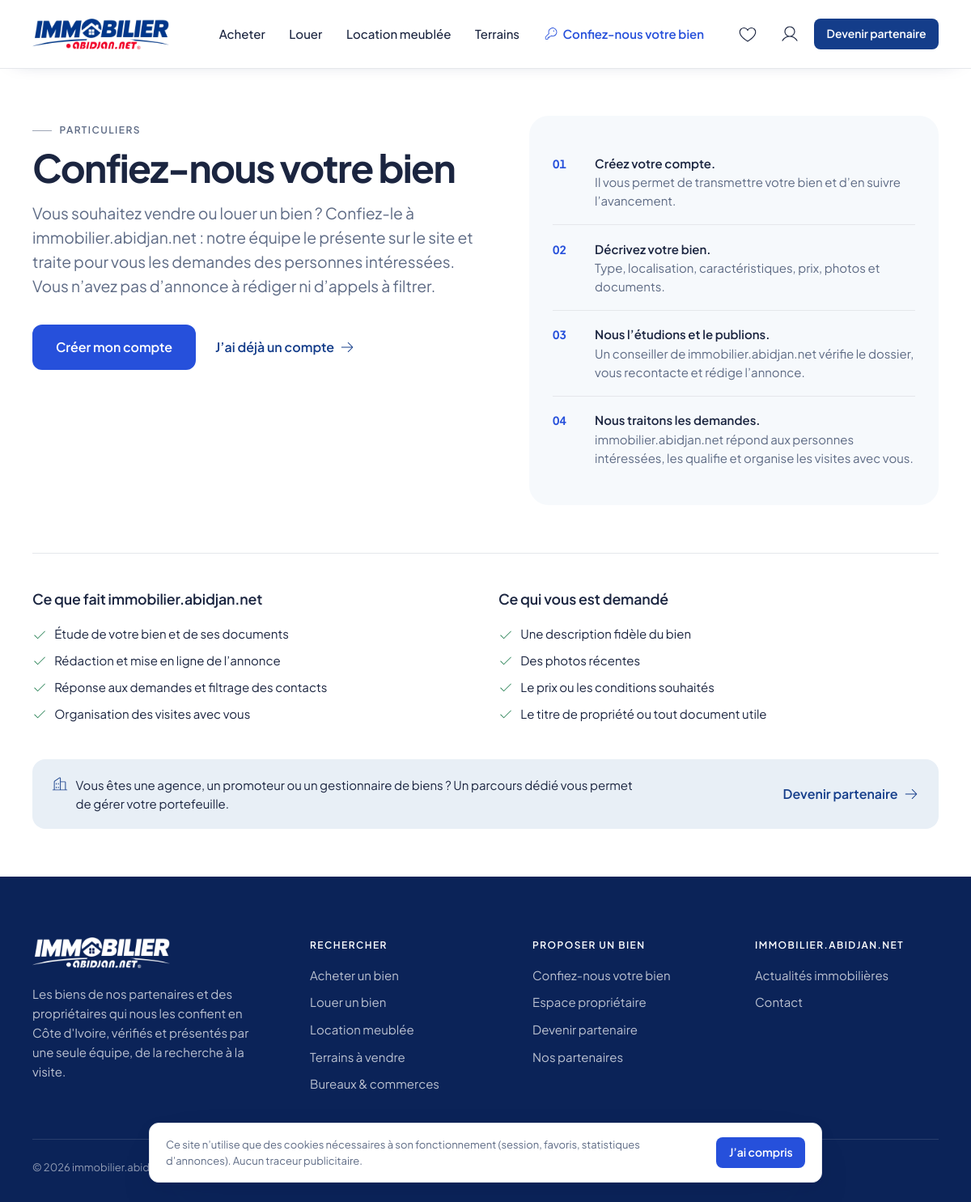
Page /confiez-nous-votre-bien on the committed database.
### tables this page shows
CREATE TABLE sites (
  id                 INT UNSIGNED  NOT NULL AUTO_INCREMENT,
  country_id         INT UNSIGNED  NOT NULL,
  code               VARCHAR(30)   NOT NULL COMMENT 'Identifiant technique (ci, sn…)',
  name               VARCHAR(100)  NOT NULL,
  theme              VARCHAR(50)   NOT NULL DEFAULT 'default',
  default_locale     VARCHAR(10)   NOT NULL DEFAULT 'fr',
  supported_locales  JSON          NULL COMMENT '["fr","en"]',
  contact_email      VARCHAR(190)  NULL,
  contact_phone      VARCHAR(30)   NULL,
  contact_whatsapp   VARCHAR(30)   NULL,
  address            VARCHAR(255)  NULL,
  latitude           DECIMAL(10,7) NULL COMMENT 'Position de l''éditeur (carte de la page Contact)',
  longitude          DECIMAL(10,7) NULL,
  social_links       JSON          NULL COMMENT '{"facebook": "https://…", …} — réseaux affichés dans le pied de page',
  analytics_id       VARCHAR(40)   NULL COMMENT 'Tag Google (G-… ou UA-…), chargé après consentement, production uniquement',
  status             ENUM('active','maintenance','disabled') NOT NULL DEFAULT 'disabled',
  created_at         DATETIME      NOT NULL DEFAULT CURRENT_TIMESTAMP,
  updated_at         DATETIME      NULL ON UPDATE CURRENT_TIMESTAMP,
  PRIMARY KEY (id),
  UNIQUE KEY uq_sites_code (code),
  KEY idx_sites_country (country_id),
  CONSTRAINT fk_sites_country FOREIGN KEY (country_id) REFERENCES countries (id)
);

CREATE TABLE countries (
  id                 INT UNSIGNED     NOT NULL AUTO_INCREMENT,
  iso2               CHAR(2)          NOT NULL,
  name               VARCHAR(100)     NOT NULL,
  name_translations  JSON             NULL,
  currency_code      CHAR(3)          NOT NULL COMMENT 'ISO 4217 (XOF, XAF, GHS…)',
  currency_symbol    VARCHAR(10)      NOT NULL,
  currency_decimals  TINYINT UNSIGNED NOT NULL DEFAULT 0,
  phone_prefix       VARCHAR(6)       NOT NULL,
  default_locale     VARCHAR(10)      NOT NULL DEFAULT 'fr',
  timezone           VARCHAR(40)      NOT NULL,
  is_active          TINYINT(1)       NOT NULL DEFAULT 0,
  sort_order         SMALLINT         NOT NULL DEFAULT 0,
  created_at         DATETIME         NOT NULL DEFAULT CURRENT_TIMESTAMP,
  updated_at         DATETIME         NULL ON UPDATE CURRENT_TIMESTAMP,
  PRIMARY KEY (id),
  UNIQUE KEY uq_countries_iso2 (iso2)
);

### app/Views/front/pages/owner/landing.php (the view, shortened to what the rows shown need)
<?php
$siteName = site()->name ?? '';
?>
<section class="im-section im-section--tight im-entrust">
  <div class="im-container">
    <div class="im-entrust__hero">
      <div>
        <p class="im-eyebrow"><?= e(__('owner.landing.eyebrow')) ?></p>
        <h1 class="im-h1 im-entrust__title"><?= e(__('owner.landing.title')) ?></h1>
        <p class="im-lead"><?= e(__('owner.landing.lead', ['site' => $siteName])) ?></p>
        <div class="im-entrust__actions">
          <?php if ($user !== null): ?>
          <a class="im-btn im-btn--lg" href="<?= e(url('mon-espace/biens/nouveau')) ?>"><?= icon('key') ?> <?= e(__('owner.landing.cta_submit')) ?></a>
          <a class="im-link" href="<?= e(url('mon-espace')) ?>"><?= e(__('owner.landing.cta_space')) ?> <?= icon('arrow-right', 'im-icon--arrow') ?></a>
          <?php else: ?>
          <a class="im-btn im-btn--lg" href="<?= e(url('mon-espace/inscription')) ?>"><?= e(__('owner.landing.cta_register')) ?></a>
          <a class="im-link" href="<?= e(url('mon-espace/connexion')) ?>"><?= e(__('owner.landing.cta_login')) ?> <?= icon('arrow-right', 'im-icon--arrow') ?></a>
          <?php endif; ?>
        </div>
      </div>
      <ol class="im-entrust__steps">
        <?php foreach (['step_1', 'step_2', 'step_3', 'step_4'] as $index => $key): ?>
        <li>
          <span class="im-entrust__number im-num"><?= e(str_pad((string) ($index + 1), 2, '0', STR_PAD_LEFT)) ?></span>
          <span>
            <strong><?= e(__('owner.landing.' . $key . '_title')) ?></strong>
            <?= e(__('owner.landing.' . $key . '_text', ['site' => $siteName])) ?>
          </span>
        </li>
        <?php endforeach; ?>
      </ol>
    </div>
    <div class="im-entrust__columns">
      <section>
        <h2 class="im-h4"><?= e(__('owner.landing.we_do_title', ['site' => $siteName])) ?></h2>
        <ul class="im-checklist">
          <?php foreach (['we_do_1', 'we_do_2', 'we_do_3', 'we_do_4'] as $key): ?>
          <li><?= icon('check') ?> <?= e(__('owner.landing.' . $key)) ?></li>
          <?php endforeach; ?>
        </ul>
      </section>
      <section>
        <h2 class="im-h4"><?= e(__('owner.landing.you_provide_title')) ?></h2>
      </section>
    </div>
  </div>
</section>

### app/Views/front/partials/footer.php (shortened to what the rows shown need)
<?php
$site = site();
$siteName = $site->name ?? config('app.name');
$country = $site?->country->localizedName(locale()) ?? '';
?>
<footer class="im-footer">
  <div class="im-container">
    <div class="im-footer__top">
      <div class="im-footer__about">
        <a class="im-footer__brand" href="<?= e(url()) ?>" aria-label="<?= e(__('front.nav.home_label', ['site' => $siteName])) ?>">
          <?= logo_picture('assets/img/brand/logo-immobilier-abidjan-net-blanc.png', ['width' => 428, 'height' => 96, 'loading' => 'lazy']) ?>
        </a>
        <p class="im-footer__pitch"><?= e(__('front.footer.pitch', ['country' => $country])) ?></p>
      </div>
    </div>
    <div class="im-footer__bottom">
      <span>© <?= e(date('Y')) ?> <?= e($siteName) ?></span>
    </div>
  </div>
</footer>

### rows in the picture
sites: name "Vous souhaitez vendre ou louer un bien ? Confiez-le à immobilier.abidjan.net : notre équipe le présente sur le site et traite pour vous les demandes des personnes intéressées. Vous n’avez pas d’annonce à rédiger ni d’appels à filtrer.", name "Il vous permet de transmettre votre bien et d’en suivre l’avancement.", name "Type, localisation, caractéristiques, prix, photos et documents.", name "Un conseiller de immobilier.abidjan.net vérifie le dossier, vous recontacte et rédige l’annonce.", name "immobilier.abidjan.net répond aux personnes intéressées, les qualifie et organise les visites avec vous.", name "Ce que fait immobilier.abidjan.net", name "immobilier.abidjan.net"
countries: name "Les biens de nos partenaires et des propriétaires qui nous les confient en Côte d'Ivoire, vérifiés et présentés par une seule équipe, de la recherche à la visite."

### other values in the picture
$item['label'] "Acheter"
$item['label'] "Louer"
$item['label'] "Location meublée"
$item['label'] "Terrains"
__('front.nav.entrust_property') "Confiez-nous votre bien"
__('front.nav.become_partner') "Devenir partenaire"
__('owner.landing.eyebrow') "PARTICULIERS"
__('owner.landing.title') "Confiez-nous votre bien"
__('owner.landing.cta_register') "Créer mon compte"
__('owner.landing.cta_login') "J’ai déjà un compte"
str_pad((string) ($index + 1), 2, '0', STR_PAD_LEFT) "01"
__('owner.landing.' . $key . '_title') "Créez votre compte."
str_pad((string) ($index + 1), 2, '0', STR_PAD_LEFT) "02"
__('owner.landing.' . $key . '_title') "Décrivez votre bien."
str_pad((string) ($index + 1), 2, '0', STR_PAD_LEFT) "03"
